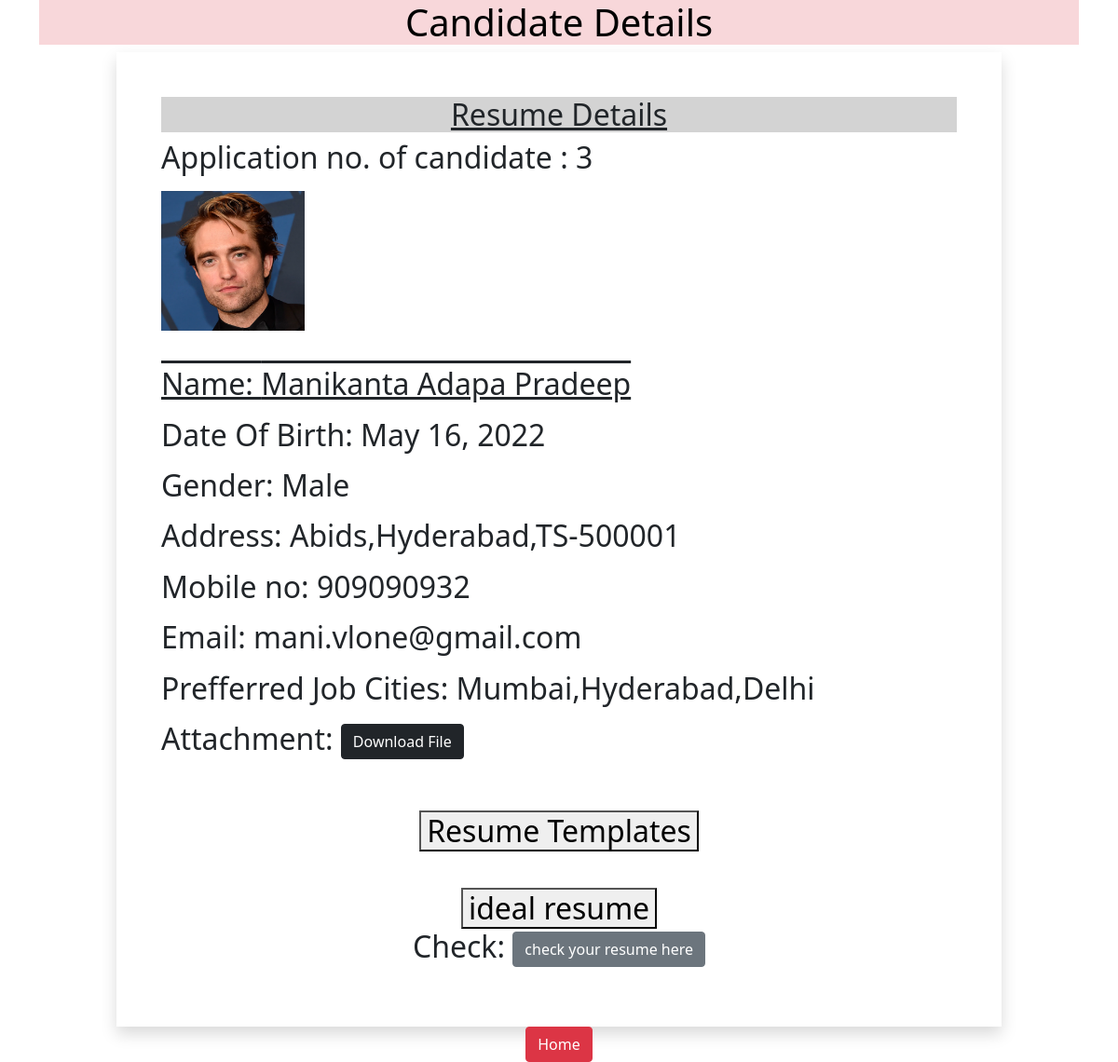
Page /3 on the committed database.
### myapp/models.py (models this page shows)
class Resume(models.Model):
    name = models.CharField(max_length=100)
    date_of_birth = models.DateField(auto_now=False, auto_now_add=False)
    gender = models.CharField(max_length=100)
    address=models.CharField(max_length=100)
    city= models.CharField(max_length=100)
    pin = models.PositiveIntegerField()
    state = models.CharField(choices=STATE_CHOICE,max_length=50)
    mobile= models.PositiveIntegerField()
    email = models.EmailField()
    preferred_job_city = models.CharField(max_length=50)
    myprofile = models.ImageField(upload_to='profileimg',blank=True)
    my_file= models.FileField(upload_to='doc', blank=True)

### myapp/views.py (the view)
# urls.py: path('<int:pk>' , views.CandidateView.as_view(),name='candidate')
class CandidateView(View):
    def get(self, request, pk):
        candidate = Resume.objects.get(pk=pk)
        return render(request, 'myapp/candidate.html',{'candidate': candidate})

### myapp/templatetags/filter.py (called while the page is built)
@register.filter(name='remove_special')
def remove_chars(val,arg):
    print("Arg",arg)
    print("Value",val)
    for character in arg:
        print(character)
        val=val.replace(character,"")
    return val

### myapp/templates/myapp/candidate.html (shortened to what this page needs)
{%load filter%}
<html>
<head>
    <link href="https://cdn.jsdelivr.net/npm/bootstrap@5.0.0-beta2/dist/css/bootstrap.min.css" rel="stylesheet">
</head>
<body>
    <div class="container">
        <h1 style="color:black;font-family"Gill Sans", sans-serif;
        ;text-align:center;" class="alert-danger text-center">Candidate Details</h1>
        <div class="row">
            <div class="col-sm-10 shadow p-5 offset-sm-1 ">
                <h2 class="text-center" style="background-color:lightgrey"; "color:black"><u>Resume Details</u><h2>
                <p>Application no. of candidate : {{candidate.id}}</p>
                <img src="{{candidate.myprofile.url}}" alt="150" height = "150"><br><br>
                <p style= "text-decoration: overline underline">Name: {{candidate.name}}</p>
                <p style="background-color:white">Date Of Birth: {{candidate.date_of_birth}}</p>
                <p style="background-color:white">Gender: {{candidate.gender}}</p>
                <p style="background-color:white">Address: {{candidate.address}},{{candidate.city}},{{candidate.state}}-{{candidate.pin}}</p>
                <p style="background-color:white">Mobile no: {{candidate.mobile}}</p>
                <p style="background-color:white">Email: {{candidate.email}}</p>
                <p style="background-color:white">Prefferred Job Cities: {{candidate.preferred_job_city|remove_special:"[] '"}}</p>
                <p style="background-color:white">Attachment: <a href="{{candidate.my_file.url}}" class="btn btn-dark">Download File</a></p>
                <br>
                <div class="text-center";"height:50">
                    <button onclick="welcome()">Resume Templates</button>
                    </div>
                    <br>
                <div class="text-center">
                    <button onclick="ideal()">ideal resume</button>
                </div>
                <p style="text-align:center">Check: <a class="btn btn-secondary">check your resume here</a>
                </div>
                <div class="text-center">
                    <a href="/" class="btn btn-danger">Home</a>
                </div>
            </div>
        </div>
</body>
</html>

### rows in the picture
Resume: id "3", myprofile (picture), name "Manikanta Adapa Pradeep", date_of_birth "May 16, 2022", gender "Male", address "Abids", city "Hyderabad", state "TS", pin "500001", mobile "909090932", email "mani.vlone@gmail.com", preferred_job_city|remove_special "Mumbai,Hyderabad,Delhi"
